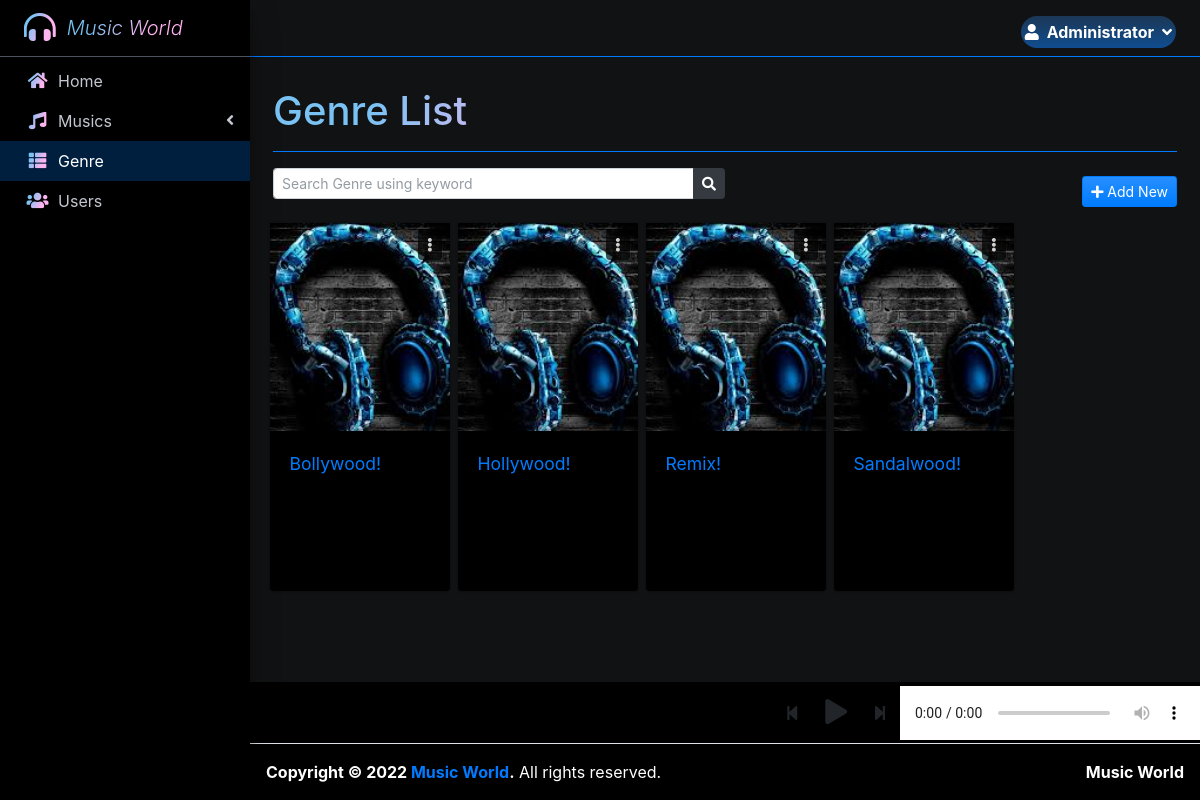
Screenshot of /index.php?page=genre_list (signed in) with the database file from the repository.
### tables this page shows
CREATE TABLE `genres` (
  `id` int(30) NOT NULL,
  `genre` varchar(200) NOT NULL,
  `description` text NOT NULL,
  `cover_photo` text NOT NULL,
  `date_created` datetime NOT NULL DEFAULT current_timestamp()
);

### genre_list.php (the view, shortened to what this page needs)
<?php include'db_connect.php' ?>
<div class="col-lg-12">
	<div class="d-flex justify-content-between align-items-center w-100">
		<div class="form-group" style="width:calc(50%) ">
			<div class="input-group">
              <input type="search" id="filter" class="form-control form-control-sm" placeholder="Search Genre using keyword">
              <div class="input-group-append">
                  <button type="button" id="search" class="btn btn-sm btn-dark">
                      <i class="fa fa-search"></i>
                  </button>
              </div>
          </div>
		</div>
		<?php if($_SESSION['login_type'] == 1): ?>
		<button class="btn btn-sm btn-primary bg-gradient-primary" type="button" id="manage_genre"><i class="fa fa-plus"></i> Add New</button>
		<?php endif; ?>
	</div>
	<div class="row" id="genre-list" >
		<?php
			$genres= $conn->query("SELECT * FROM genres order by genre asc");
			while($row=$genres->fetch_assoc()):
		?>
		<div class="card bg-black genre-item my-2 mx-1" date-id="<?php echo $row['id'] ?>" style="width:15vw">
			<div class="card-img-top flex-w-100 position-relative">
				<?php if($_SESSION['login_type'] == 1): ?>
                	<div class="dropdown position-absolute" style="right:.5em;top:.5em">
	                  <button type="button" class="btn btn-tool py-1" data-toggle="dropdown" title="Manage" style="background: #000000ab;">
	                    <i class="fa fa-ellipsis-v"></i>
	                  </button>
	                  </div>
	              <?php endif; ?>
		<a href="index.php?page=view_genre&id=<?php echo $row['id'] ?>">
				<img src="assets/uploads/<?php echo $row['cover_photo'] ?>" class="card-img-top"  style="object-fit: cover;max-width: 100%;height:26vh" alt="Genre Cover">
			</div>
			<div class="card-body" style="height: 20vh">
				<div class="card-title"><?php echo ucwords($row['genre']) ?></div>
			</div>
		</div>
		<?php endwhile; ?>
	</div>
</div>

### index.php (shortened to what this page needs)
<!DOCTYPE html>
<html lang="en">
<?php
	include 'header.php'
?>
<body class="hold-transition sidebar-mini layout-fixed layout-navbar-fixed layout-footer-fixed">
<div class="wrapper">
  <?php include 'topbar.php' ?>
  <?php include 'sidebar.php' ?>
  <div class="content-wrapper  bg-dark">
    <div class="content-header">
    </div>
    <section class="content">
      <?php $page = isset($_GET['page']) ? $_GET['page']:'home' ?>
      <div class="container-fluid text-dark viewer-panel" style="margin-bottom: 4rem">
         <div class="container-fluid">
        <div class="row mb-2">
          <div class="col-sm-6">
            <?php
            $title = isset($_GET['page']) ? ucwords(str_replace("_", ' ', $_GET['page'])) : "Home";
             ?>
            <h1 class="m-0 text-gradient-primary"><?php echo $title ?></h1>
          </div>
        </div>
            <hr class="border-primary">
      </div>
         <?php
            if(!file_exists($page.".php")){
                include '404.html';
            }else{
            include $page.'.php';
            }
          ?>
      </div>
      <div id="audio-player" class="d-flex w-100 justify-content-end align-items-center bg-dark py-1 position-absoulute">
            <button class="btn prev-player audio-control-btn" onclick="_prev($(this))" data-type="play"><i class="fa fa-step-backward"></i></button>
            <button class="btn p-player audio-control-btn" onclick="_player($(this))" data-queue="0" data-type="play" style="font-size: 25px"><i class="fa fa-play"></i></button>
            <button class="btn next-player audio-control-btn" onclick="_next(-1,1)" data-type="play"><i class="fa fa-step-forward"></i></button>
            <audio controls class="bg-black" ended="nextAudioNode.play();" id="mplayer">
            </audio>
        </div>
    </section>
</div>
  <footer class="main-footer bg-black">
    <strong>Copyright &copy; 2022 <a href="#">Music World</a>.</strong>
    All rights reserved.
    <div class="float-right d-none d-sm-inline-block">
      <b>Music World</b>
    </div>
  </footer>
</div>
</body>
</html>

### header.php (shortened to what this page needs)
<head>
  <link rel="stylesheet" href="assets/plugins/fontawesome-free/css/all.min.css">
  <link rel="stylesheet" href="assets/plugins/overlayScrollbars/css/OverlayScrollbars.min.css">
  <link rel="stylesheet" href="assets/plugins/datatables-bs4/css/dataTables.bootstrap4.min.css">
  <link rel="stylesheet" href="assets/plugins/datatables-responsive/css/responsive.bootstrap4.min.css">
  <link rel="stylesheet" href="assets/plugins/datatables-buttons/css/buttons.bootstrap4.min.css">
  <link rel="stylesheet" href="assets/plugins/select2/css/select2.min.css">
  <link rel="stylesheet" href="assets/plugins/select2-bootstrap4-theme/select2-bootstrap4.min.css">
  <link rel="stylesheet" href="assets/plugins/sweetalert2-theme-bootstrap-4/bootstrap-4.min.css">
  <link rel="stylesheet" href="assets/plugins/toastr/toastr.min.css">
  <link rel="stylesheet" href="assets/plugins/dropzone/min/dropzone.min.css">
  <link rel="stylesheet" href="assets/dist/css/jquery.datetimepicker.min.css">
  <link rel="stylesheet" href="assets/plugins/icheck-bootstrap/icheck-bootstrap.min.css">
  <link rel="stylesheet" href="assets/plugins/ekko-lightbox/ekko-lightbox.css">
  <link rel="stylesheet" href="assets/plugins/bootstrap4-toggle/css/bootstrap4-toggle.min.css">
  <link rel="stylesheet" href="assets/dist/css/images-grid.css">
  <link rel="stylesheet" href="assets/dist/css/adminlte.min.css">
  <link rel="stylesheet" href="assets/dist/css/styles.css">
  <link rel="stylesheet" href="assets/plugins/summernote/summernote-bs4.min.css">
</head>

### topbar.php (shortened to what this page needs)
<nav class="main-header navbar navbar-expand navbar-primary navbar-dark bg-dark border-primary">
  <ul class="navbar-nav">
    <li  class="nav-link">
    </li>
  </ul>
  <ul class="navbar-nav ml-auto">
    <li class="nav-item dropdown">
          <a class="nav-link"  data-toggle="dropdown" aria-expanded="true" href="javascript:void(0)">
            <span>
              <div class="d-flex badge-pill align-items-center bg-gradient-primary p-1" style="background: #337cca47 linear-gradient(180deg,#268fff17,#007bff66) repeat-x!important;bprder:50px">
                <?php if(isset($_SESSION['login_profile_pic']) && !empty($_SESSION['login_profile_pic'])): ?>
                  <div class="rounded-circle mr-1" style="width: 25px;height: 25px;top:-5px;left: -40px">
                    <img src="assets/uploads/<?php echo $_SESSION['login_profile_pic'] ?>" class="image-fluid image-thumbnail rounded-circle" alt="" style="max-width: calc(100%);height: calc(100%);">
                  </div>
                <?php else: ?>
                <span class="fa fa-user mr-2" ></span>
                <?php endif; ?>
                <span ><b><?php echo ucwords($_SESSION['login_firstname']) ?></b></span>
                <span class="fa fa-angle-down ml-2"></span>
              </div>
            </span>
          </a>
        </li>
  </ul>
</nav>

### sidebar.php (shortened to what this page needs)
<aside class="main-sidebar sidebar-dark-navy bg-black elevation-4">
  <div class="dropdown">
 	<a href="javascript:void(0)" class="brand-link bg-black" data-toggle="dropdown" aria-expanded="true">
      <span class="brand-image img-circle elevation-3 d-flex justify-content-center align-items-center text-white font-weight-500" style="width: 38px;height:50px;font-size: 2rem"><b><i class="fa fa-headphones-alt text-gradient-primary"></i></b></span>
      <span class="brand-text font-weight-light  text-gradient-primary"><i>Music World</i></span>
    </a>
  <div class="sidebar">
    <nav class="mt-2">
      <ul class="nav nav-pills nav-sidebar flex-column nav-flat" data-widget="treeview" role="menu" data-accordion="false">
        <li class="nav-item dropdown">
          <a href="./index.php?page=home" class="nav-link nav-home">
            <i class="nav-icon fas fa-home text-gradient-primary"></i>
            <p>
              Home
            </p>
          </a>
        </li>
        <li class="nav-item">
          <a href="#" class="nav-link nav-is-tree nav-edit_music nav-view_music">
            <i class="nav-icon fa fa-music text-gradient-primary"></i>
            <p>
              Musics
              <i class="right fas fa-angle-left"></i>
            </p>
          </a>
        </li>
        <li class="nav-item">
              <a href="./index.php?page=genre_list" class="nav-link nav-genre_list tree-item">
                <i class="fas fa-th-list nav-icon  text-gradient-primary"></i>
                <p>Genre</p>
              </a>
        </li>
        <?php if($_SESSION['login_type'] == 1): ?>
        <li class="nav-item">
              <a href="./index.php?page=user_list" class="nav-link nav-user_list tree-item">
                <i class="fas fa-users nav-icon  text-gradient-primary"></i>
                <p>Users</p>
              </a>
        </li>
        <?php endif; ?>
      </ul>
    </nav>
  </div>
</aside>

### rows the page displays
genres: cover_photo (placeholder picture), genre "Bollywood!"
genres: $row['id'] 1 (drawn), cover_photo (placeholder picture), genre "Hollywood!"
genres: cover_photo (placeholder picture), genre "Remix!"
genres: cover_photo (placeholder picture), genre "Sandalwood!"

### other values shown
$_SESSION['login_firstname'] "Administrator"
$title "Genre List"
